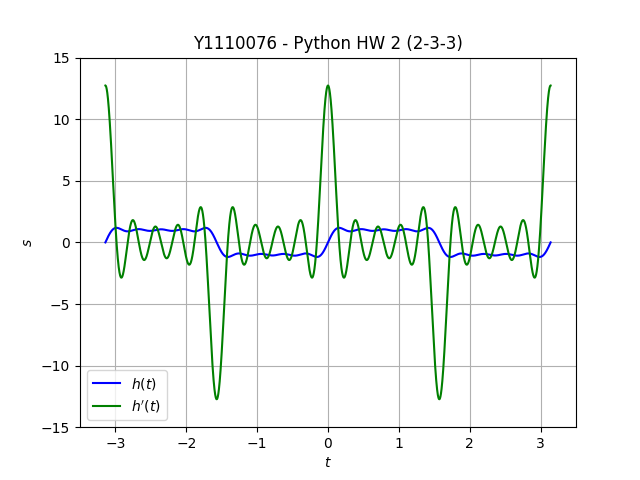

This chart was generated by the following Python code:
import pylab

PI = pylab.pi


def h(t: pylab.ndarray) -> pylab.ndarray:
    return 1.2732 * pylab.sin(2 * t) +\
           0.4244 * pylab.sin(6 * t) +\
           0.25465 * pylab.sin(10 * t) +\
           0.18189 * pylab.sin(14 * t) +\
           0.14147 * pylab.sin(18 * t)


def h_prime(x: pylab.ndarray, d: float):
    return (h(x + d) - h(x)) / d


def main():
    a, b, n = -PI, PI, 50000
    d = (b - a) / (n - 1)
    xs = pylab.linspace(a, b, n, endpoint=True)

    pylab.plot(xs, h(xs), label=r'$h(t)$', color='b')
    pylab.plot(xs, h_prime(xs, d), label=r"$h'(t)$", color='g')

    pylab.grid()
    pylab.legend()
    pylab.xlabel('$t$')
    pylab.ylabel('$s$')
    pylab.axis((-3.5, 3.5, -15, 15))

    pylab.title('Y1110076 - Python HW 2 (2-3-3)')
    pylab.savefig('HW2_2-3-3.png')
    pylab.show()


if __name__ == '__main__':
    main()
